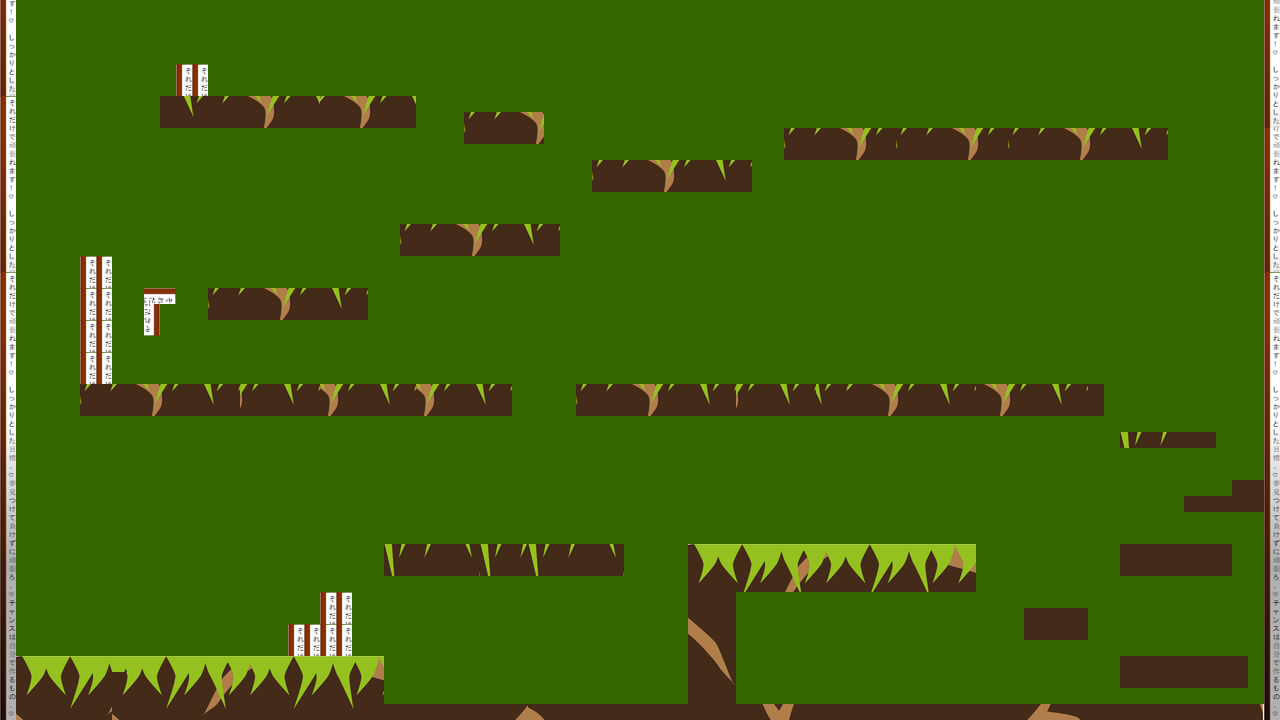

A level layout from a 2D game, rendered from its tile map. Below: a short description, then the map file with tile-grid data replaced by summaries:
An orthogonal 80x45 tile map with 16x16 px tiles, 3 tile layers (Fondo, Plataforma, Paredes), 4 tilesets and 27 objects.

<map version="1.0" orientation="orthogonal" renderorder="right-down" width="80" height="45" tilewidth="16" tileheight="16" nextobjectid="31">
 <tileset firstgid="1" name="fondoTierra" tilewidth="16" tileheight="16" tilecount="1722" columns="82">
  <image source="fondoTierra.jpg" width="1322" height="339" />
 </tileset>
 <tileset firstgid="1723" name="plant" tilewidth="16" tileheight="16" tilecount="2304" columns="48">
  <image source="plant.png" width="768" height="768" />
 </tileset>
 <tileset firstgid="4027" name="plant2" tilewidth="16" tileheight="16" tilecount="2304" columns="48">
  <image source="plant2.png" width="768" height="768" />
 </tileset>
 <tileset firstgid="6331" name="pared" tilewidth="16" tileheight="16" tilecount="30" columns="1">
  <image source="pared.png" width="31" height="490" />
 </tileset>
 <layer name="Fondo" width="80" height="45">
  <data>[3600 cells, 3600 non-empty, 1 distinct tile ids]</data>
 </layer>
 <layer name="Plataforma" width="80" height="45">
  <data>[3600 cells, 573 non-empty, 165 distinct tile ids]</data>
 </layer>
 <layer name="Paredes" width="80" height="45">
  <data>[3600 cells, 126 non-empty, 28 distinct tile ids]</data>
 </layer>
 <objectgroup name="Plataformas">
  <object id="1" x="17" y="656" width="369" height="48" />
  <object id="3" x="688" y="544" width="47" height="162" />
  <object id="4" x="384" y="544" width="240" height="34" />
  <object id="5" x="687" y="545" width="290" height="47" />
  <object id="6" x="17" y="703" width="1248" height="16" />
  <object id="7" x="80" y="384" width="435" height="33" />
  <object id="8" x="575" y="383" width="530" height="33" />
  <object id="9" x="1120" y="432" width="96" height="17" />
  <object id="10" x="1120" y="544" width="112" height="34" />
  <object id="11" x="1024" y="609" width="65" height="32" />
  <object id="12" x="1120" y="656" width="130" height="34" />
  <object id="13" x="1184" y="496" width="81" height="16" />
  <object id="14" x="1230" y="480" width="35" height="15" />
  <object id="15" x="783" y="128" width="385" height="32" />
  <object id="16" x="464" y="111" width="80" height="32" />
  <object id="17" x="591" y="161" width="163" height="32" />
  <object id="18" x="399" y="224" width="162" height="32" />
  <object id="19" x="159" y="94" width="257" height="36" />
  <object id="20" x="207" y="286" width="161" height="37" />
  <object id="21" x="79" y="255" width="32" height="128" />
  <object id="22" x="145" y="288" width="13" height="49" />
  <object id="23" x="158" y="288" width="17" height="16" />
  <object id="24" x="175" y="64" width="33" height="30" />
  <object id="25" x="288" y="625" width="63" height="31" />
  <object id="26" x="320" y="591" width="31" height="64" />
  <object id="27" x="1263" y="0" width="16" height="721" />
  <object id="28" x="0" y="0" width="17" height="719" />
 </objectgroup>
</map>